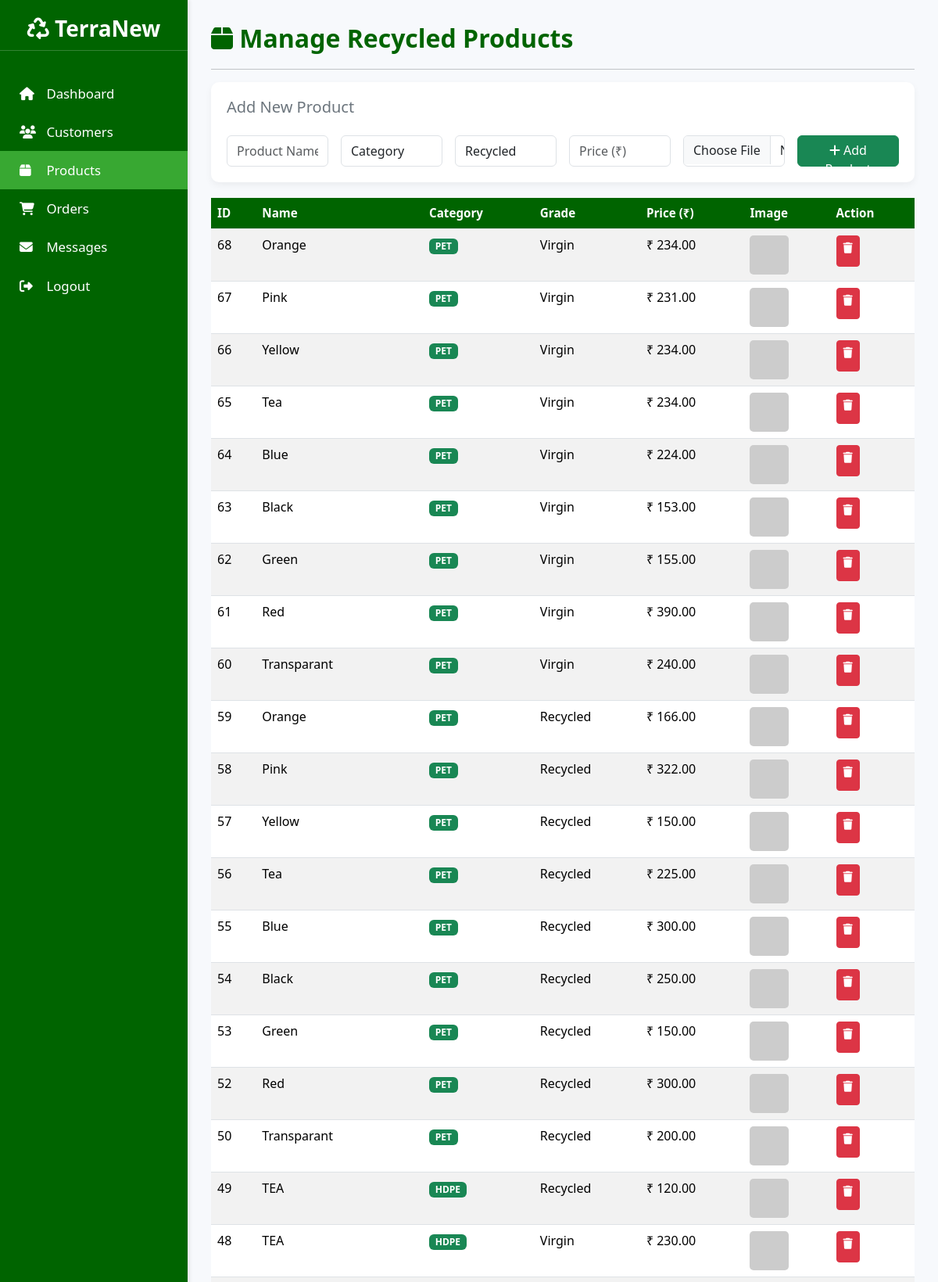
Screenshot of /admin/products.php (signed in, upper part) with the database file from the repository.
### tables this page shows
CREATE TABLE `recycled_products` (
  `id` int(11) NOT NULL,
  `name` varchar(150) NOT NULL,
  `grade` enum('Recycled','Virgin') NOT NULL DEFAULT 'Recycled',
  `description` text,
  `category` enum('PET','HDPE') NOT NULL,
  `price` decimal(10,2) NOT NULL,
  `image` varchar(255) DEFAULT NULL,
  `created_at` timestamp NOT NULL DEFAULT CURRENT_TIMESTAMP
);

### admin/products.php (the view, shortened to what this page needs)
<?php
include "../config.php";
$products_query = mysqli_query($con, "SELECT * FROM recycled_products WHERE category IN ('PET','HDPE') ORDER BY id DESC");
?>
<!DOCTYPE html>
<html lang="en">
<head>
<link href="https://cdn.jsdelivr.net/npm/bootstrap@5.3.3/dist/css/bootstrap.min.css" rel="stylesheet">
<link href="https://cdnjs.cloudflare.com/ajax/libs/font-awesome/6.5.0/css/all.min.css" rel="stylesheet">
</head>
<body>
<div class="sidebar">
<h3 class="text-center mb-4"><i class="fa-solid fa-recycle"></i> TerraNew</h3>
<a href="admin_dashboard.php"><i class="fa fa-home"></i> Dashboard</a>
<a href="customers.php"><i class="fa fa-users"></i> Customers</a>
<a href="products.php"><i class="fa fa-box"></i> Products</a>
<a href="orders.php"><i class="fa fa-shopping-cart"></i> Orders</a>
<a href="messages.php"><i class="fa fa-envelope"></i> Messages</a>
<a href="logout.php"><i class="fa fa-sign-out-alt"></i> Logout</a>
</div>
<div class="content">
<h2><i class="fa fa-box"></i> Manage Recycled Products</h2>
<hr>
<div class="card-container">
    <h5 class="mb-4 text-secondary">Add New Product</h5>
    <form method="POST" enctype="multipart/form-data" class="row g-3">
        <div class="col-md-2">
            <input type="text" name="name" class="form-control" placeholder="Product Name" required>
        </div>
        <div class="col-md-2">
            <select name="category" class="form-control" required>
                <option value="">Category</option>
            </select>
        </div>
        <div class="col-md-2">
            <select name="grade" class="form-control" required>
                <option value="Recycled">Recycled</option>
            </select>
        </div>
        <div class="col-md-2">
            <input type="number" step="0.01" name="price" class="form-control" placeholder="Price (₹)" required>
        </div>
        <div class="col-md-2">
            <input type="file" name="image" class="form-control">
        </div>
        <div class="col-md-2">
            <button type="submit" name="add" class="btn btn-success w-100"><i class="fa fa-plus"></i> Add Product</button>
        </div>
    </form>
</div>
<div class="table-container">
    <table class="table table-striped table-hover">
        <thead>
            <tr>
                <th>ID</th>
                <th>Name</th>
                <th>Category</th>
                <th>Grade</th>
                <th>Price (₹)</th>
                <th>Image</th>
                <th>Action</th>
            </tr>
        </thead>
        <tbody>
            <?php
            if (mysqli_num_rows($products_query) > 0) {
                while ($row = mysqli_fetch_assoc($products_query)) {
            ?>
                <tr>
                    <td><?= $row['id'] ?></td>
                    <td><?= htmlspecialchars($row['name']) ?></td>
                    <td><span class="badge bg-success"><?= $row['category'] ?></span></td>
                    <td><?= $row['grade'] ?></td>
                    <td>₹ <?= number_format($row['price'], 2) ?></td>
                    <td>
                        <?php
                        if (!empty($row['image'])) {
                            $imgPath = "../images/" . $row['image'];
                            if (file_exists($imgPath)) {
                                echo "<img src='$imgPath' width='50' height='50' alt='".htmlspecialchars($row['name'])."'>";
                            } else {
                                echo "<img src='https://via.placeholder.com/50/CCCCCC/808080?text=N/A' width='50' height='50' alt='No Image'>";
                            }
                        } else {
                            echo "<img src='https://via.placeholder.com/50/CCCCCC/808080?text=N/A' width='50' height='50' alt='No Image'>";
                        }
                        ?>
                    </td>
                    <td>
                        <a href="?delete=<?= $row['id'] ?>" class="btn btn-danger btn-sm" onclick="return confirm('Are you sure you want to delete this product? This action cannot be undone.')">
                            <i class="fa fa-trash"></i>
                        </a>
                    </td>
                </tr>
            <?php
                }
            } else {
                echo '<tr><td colspan="7" class="text-center text-muted">No products found in PET or HDPE categories.</td></tr>';
            }
            ?>
        </tbody>
    </table>
</div>
</div> <script src="https://cdn.jsdelivr.net/npm/bootstrap@5.3.3/dist/js/bootstrap.bundle.min.js"></script>
</body>
</html>

### admin/products.php (style rules this page uses)
:root { --tn-primary-green: #006400; --tn-light-green: #38a832; --tn-bg-color: #f7f9fc; --tn-card-shadow: 0 4px 10px rgba(0, 0, 0, 0.05); }
body { background: var(--tn-bg-color); font-family: 'Segoe UI', Tahoma, Geneva, Verdana, sans-serif; }
.sidebar { position: fixed; left: 0; top: 0; height: 100%; width: 240px; background: var(--tn-primary-green); color: #fff; padding-top: 20px; box-shadow: 2px 0 5px rgba(0, 0, 0, 0.1); z-index: 1000; }
.sidebar h3 { font-weight: 700; margin-bottom: 30px !important; padding-bottom: 10px; border-bottom: 1px solid rgba(255, 255, 255, 0.2); }
.sidebar a { display: block; padding: 12px 25px; color: #fff; text-decoration: none; font-size: 1.05rem; transition: background 0.3s, padding-left 0.3s; }
.sidebar a i { margin-right: 10px; width: 20px; }
.sidebar a[href="products.php"] { background: var(--tn-light-green); }
.content { margin-left: 240px; padding: 30px; }
h2 { color: var(--tn-primary-green); font-weight: 600; margin-bottom: 20px; }
.card-container { background: white; padding: 20px; border-radius: 10px; box-shadow: var(--tn-card-shadow); margin-bottom: 20px; }
.form-control, .btn { height: 40px; }
.table thead th { background-color: var(--tn-primary-green); color: white; font-size: 0.95rem; font-weight: 600; vertical-align: middle; }
.table img { border-radius: 5px; object-fit: cover; }

### rows the page displays
recycled_products: id "68", name "Orange", category "PET", grade "Virgin", price "234.00"
recycled_products: id "67", name "Pink", category "PET", grade "Virgin", price "231.00"
recycled_products: id "66", name "Yellow", category "PET", grade "Virgin", price "234.00"
recycled_products: id "65", name "Tea", category "PET", grade "Virgin", price "234.00"
recycled_products: id "64", name "Blue", category "PET", grade "Virgin", price "224.00"
recycled_products: id "63", name "Black", category "PET", grade "Virgin", price "153.00"
recycled_products: id "62", name "Green", category "PET", grade "Virgin", price "155.00"
recycled_products: id "61", name "Red", category "PET", grade "Virgin", price "390.00"
recycled_products: id "60", name "Transparant", category "PET", grade "Virgin", price "240.00"
recycled_products: id "59", name "Orange", category "PET", grade "Recycled", price "166.00"
recycled_products: id "58", name "Pink", category "PET", grade "Recycled", price "322.00"
recycled_products: id "57", name "Yellow", category "PET", grade "Recycled", price "150.00"
recycled_products: id "56", name "Tea", category "PET", grade "Recycled", price "225.00"
recycled_products: id "55", name "Blue", category "PET", grade "Recycled", price "300.00"
recycled_products: id "54", name "Black", category "PET", grade "Recycled", price "250.00"
recycled_products: id "53", name "Green", category "PET", grade "Recycled", price "150.00"
recycled_products: id "52", name "Red", category "PET", grade "Recycled", price "300.00"
recycled_products: id "50", name "Transparant", category "PET", grade "Recycled", price "200.00"
recycled_products: id "49", name "TEA", category "HDPE", grade "Recycled", price "120.00"
recycled_products: id "48", name "TEA", category "HDPE", grade "Virgin", price "230.00"
